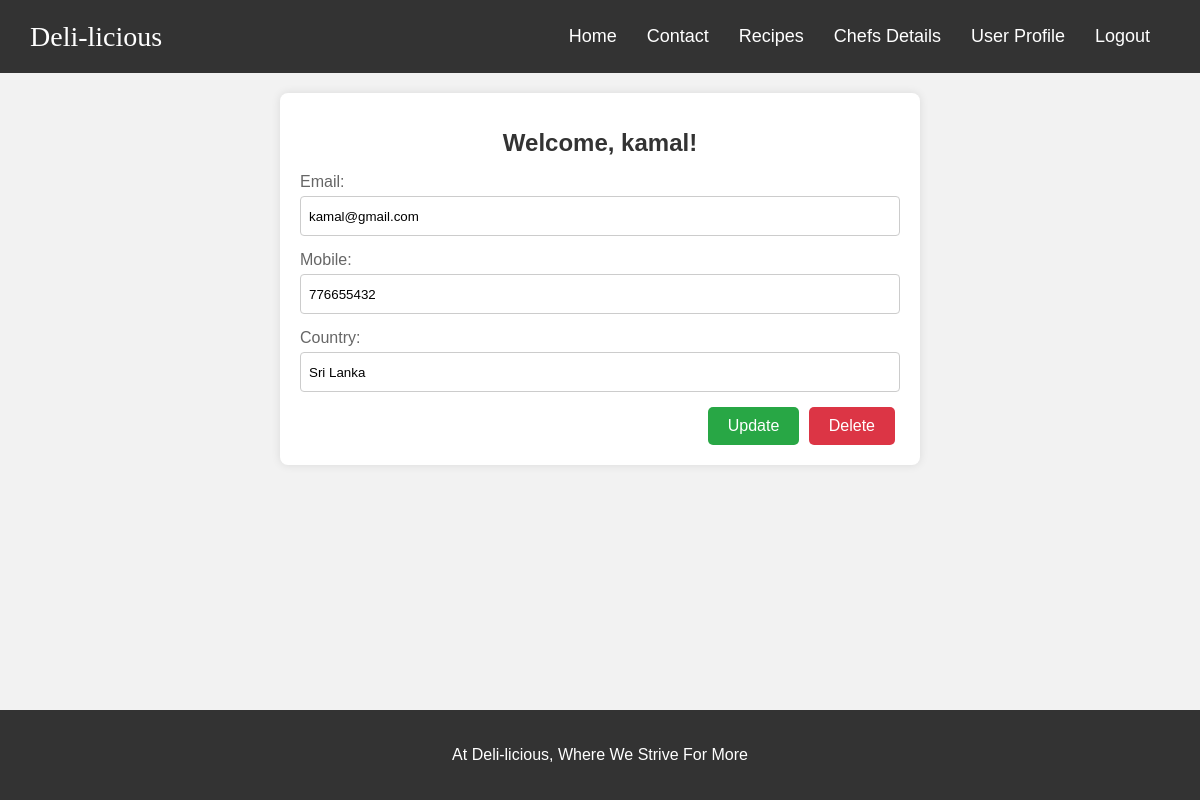
The page /userprofile.php (signed in) on the database its author committed.
### tables this page shows
CREATE TABLE `users` (
  `id` int(11) NOT NULL,
  `username` varchar(50) NOT NULL,
  `password` varchar(50) NOT NULL,
  `email` varchar(50) NOT NULL,
  `mobile` int(44) NOT NULL,
  `country` varchar(123) NOT NULL
);

### userprofile.php (the view, shortened to what this page needs)
<?php
require('db.php');
$username = $_SESSION['username'];
$query = "SELECT * FROM users WHERE username='$username'";
$result = mysqli_query($con, $query);
$row = mysqli_fetch_assoc($result);
?>
<!DOCTYPE html>
<html>
<head>
</head>
<header>
        <div class="logo"><a href="#">Deli-licious</a></div>
        <nav>
            <ul>
            <li><a href="pictures.php">Home</a></li>
            <li><a href="contact.html">Contact</a></li>
            <li><a href="client.php">Recipes</a></li>
            <li><a href="chef.php">Chefs Details</a></li>
             <li><a href="userprofile.php">User Profile</a></li>
            <li><a href="login.php" onclick="return alert('User Successfully Logged out')">Logout</a></li>
            </ul>
        </nav>
    </header>
<body>
<div class="container">
    <h1>Welcome, <?php echo htmlspecialchars($row['username']); ?>!</h1>
    <form method="post" action="updateuser.php">
        <div class="form-group">
            <label for="email">Email:</label>
            <input type="text" id="email" name="email" value="<?php echo htmlspecialchars($row['email']); ?>">
        </div>
        <div class="form-group">
            <label for="mobile">Mobile:</label>
            <input type="text" id="mobile" name="mobile" value="<?php echo htmlspecialchars($row['mobile']); ?>">
        </div>
        <div class="form-group">
            <label for="country">Country:</label>
            <input type="text" id="country" name="country" value="<?php echo htmlspecialchars($row['country']); ?>">
        </div>
        <div class="form-actions">
            <button type="submit" class="button update">Update</button>
            <a href="deleteuser.php" class="button delete" onclick="return confirm('Are you sure you want to delete your profile?')">Delete</a>
        </div>
    </form>
</div>
    <footer id="footer">
        <p>At Deli-licious, Where We Strive For More</p>
    </footer>
</body>
</html>

### userprofile.php (style rules this page uses)
body { font-family: 'Arial', sans-serif; background-color: #f2f2f2; margin: 0; padding: 0; justify-content: center; background-repeat: no-repeat; background-position: center; overflow: scroll; background-image: url("recipeimages/pasta.jpg"); }
header { background-color: #333; color: white; padding: 10px 0; display: flex; justify-content: space-between; align-items: center; }
.logo a { color: white; text-decoration: none; font-size: 28px; margin-left: 30px; font-family:Lucida Sans Typewriter; }
nav ul { list-style-type: none; padding: 0; margin-right: 20px; display: flex; align-items: center; }
nav ul li { margin-right: 30px; }
nav ul li a { color: white; text-decoration: none; font-size: 18px; }
#footer { background-color: #333; color: white; text-align: center; padding: 20px 0; position: fixed; bottom: 0; width: 100%; }
.container { max-width: 600px; margin: 20px auto; padding: 20px; background-color: #fff; box-shadow: 0 0 10px rgba(0, 0, 0, 0.1); border-radius: 8px; }
h1 { font-size: 24px; color: #333; text-align: center; }
.form-group { margin-bottom: 15px; }
label { display: block; margin-bottom: 5px; font-size: 16px; color: #666; }
input[type="text"] { width: 100%; padding: 8px; border: 1px solid #ccc; border-radius: 4px; box-sizing: border-box; height: 40px; }
.button { display: inline-block; font-size: 16px; color: #fff; background-color: #007bff; border: none; padding: 10px 20px; border-radius: 5px; cursor: pointer; text-decoration: none; margin-right: 5px; }
.update { background-color: #28a745; }
.delete { background-color: #dc3545; }
.form-actions { text-align: right; }

### rows shown on the page
users: username "kamal", email "kamal@gmail.com", mobile "776655432", country "Sri Lanka"
